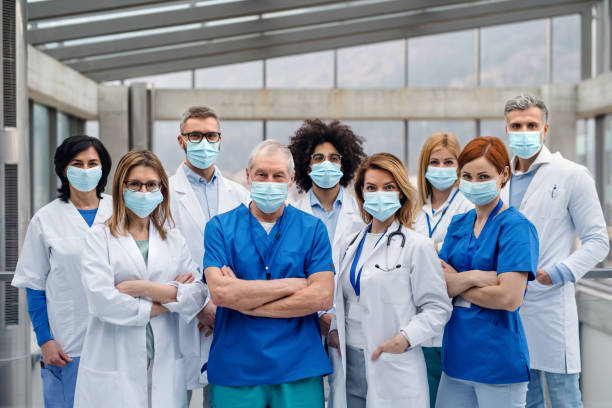
#> input picture Notebooks/images/people/people8.jpg, 612 x 408 px
$ jupyter execute --allow-errors '10. CV. Haar Cascade Classifier.ipynb'
#> lines starting #> are read from the running program, lines starting #| are printed output that depends on the picture; after the words box and inside, x2 and y2 are one past the last pixel; in counts of white or black regions, pixels touching at a corner belong together
# Haar Cascade Classifiers
---

Object Detection using Haar feature-based cascade classifiers is an effective object detection method proposed by Paul Viola and Michael Jones in their paper, "Rapid Object Detection using a Boosted Cascade of Simple Features" in 2001. It is a machine learning based approach where a cascade function is trained from a lot of positive images (images of faces) and negative images (images without faces). It is then used to detect objects in other images.

The algorithm can be explained in four stages:
- Calculating Haar Features
- Creating Integral Images
- Using Adaboost
- Implementing Cascading Classifiers

It’s important to remember that this algorithm requires a lot of positive images of faces and negative images of non-faces to train the classifier, similar to other machine learning models.

### Calculating Haar Features

The first step is to collect the Haar features. A Haar feature is essentially calculations that are performed on adjacent rectangular regions at a specific location in a detection window. The calculation involves summing the pixel intensities in each region and calculating the differences between the sums. Here are some examples of Haar features below.

### Creating Integral Images

Integral images essentially speed up the calculation of these Haar features. Instead of computing at every pixel, it instead creates sub-rectangles and creates array references for each of those sub-rectangles. These are then used to compute the Haar features.

It’s important to note that nearly all of the Haar features will be irrelevant when doing object detection, because the only features that are important are those of the object.

For example, consider the image below. The top row shows two good features. The first feature selected seems to focus on the property that the region of the eyes is often darker than the region of the nose and cheeks. The second feature selected relies on the property that the eyes are darker than the bridge of the nose. But the same windows applied to cheeks or any other place is irrelevant.

However, how do we determine the best features that represent an object from the hundreds of thousands of Haar features? This is where Adaboost comes into play.

### Adaboost training

Adaboost essentially chooses the best features and trains the classifiers to use them. It uses a combination of “weak classifiers” to create a “strong classifier” that the algorithm can use to detect objects.
Weak learners are created by moving a window over the input image, and computing Haar features for each subsection of the image. This difference is compared to a learned threshold that separates non-objects from objects. Because these are “weak classifiers,” a large number of Haar features is needed for accuracy to form a strong classifier.

The final classifier is a weighted sum of these weak classifiers. The paper says even 200 features provide detection with 95% accuracy. Their final setup had around 6000 features. (Imagine a reduction from 160000+ features to 6000 features. That is a big gain).

### Implementing Cascading Classifiers

OpenCV provides a training method (see Cascade Classifier Training) or pretrained models, that can be read using the cv::CascadeClassifier::load method. The pretrained models are located in the data folder in the OpenCV installation or can be found [here](https://github.com/opencv/opencv/tree/4.x/data).

[cell 1]
import numpy as np
import cv2

import matplotlib.pyplot as plt
import math

[cell 2]
face_cascade = cv2.CascadeClassifier('haar_cascades/haarcascade_frontalface_default.xml')
# [4 lines of commented-out code are left out]

[cell 3]
people = cv2.imread('images/people/people8.jpg')
#> people is the input picture: shape (408, 612, 3); mean B, G, R 160.1, 147.8, 138.6

people = cv2.cvtColor(people, cv2.COLOR_BGR2RGB)
people_gray = cv2.cvtColor(people, cv2.COLOR_RGB2GRAY)
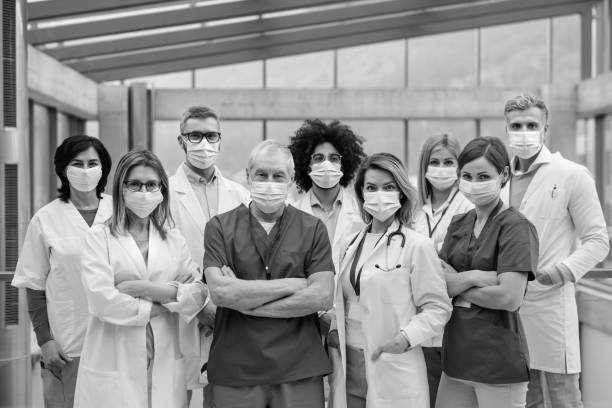
#> people_gray: shape (408, 612); min 0, max 255, mean 146.5

plt.imshow(people_gray, cmap='gray')

[cell 4]
faces = face_cascade.detectMultiScale(people_gray)
#> faces = [[305, 143, 42, 42], [63, 147, 45, 45], [421, 149, 40, 40], [452, 158, 49, 49], [500, 107, 49, 49], [245, 155, 53, 53], [117, 166, 52, 52], [356, 170, 50, 50], [177, 117, 54, 54]]

for (x,y,w,h) in faces:
    center = (x + w//2, y + h//2)
    people_faces = cv2.ellipse(people, center, (w//2, h//2), 0, 0, 360, (255, 0, 255), 4)
#> this loop made 9 passes
#> (x, y, w, h, center) on passes 1 to 9: (305, 143, 42, 42, (326, 164)), (63, 147, 45, 45, (85, 169)), (421, 149, 40, 40, (441, 169)), (452, 158, 49, 49, (476, 182)), (500, 107, 49, 49, (524, 131)), (245, 155, 53, 53, (271, 181)), (117, 166, 52, 52, (143, 192)), (356, 170, 50, 50, (381, 195)), (177, 117, 54, 54, (204, 144))
#> pass 2, `people_faces = cv2.ellipse(people, center, (w//2, h//2), 0, 0, 360, (2..`:
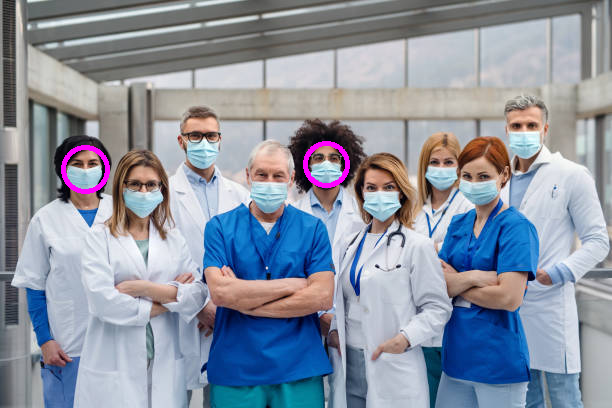
#> people_faces: shape (408, 612, 3); mean R, G, B 139.7, 147.5, 161.2
#> pass 3, `people_faces = cv2.ellipse(people, center, (w//2, h//2), 0, 0, 360, (2..`:
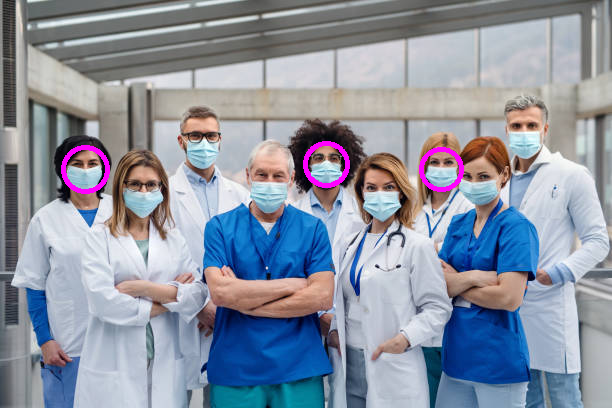
#> people_faces: shape (408, 612, 3); 0.25% of pixels changed, all inside (x1, y1, x2, y2) = (419, 147, 464, 192)
#> after the loop:
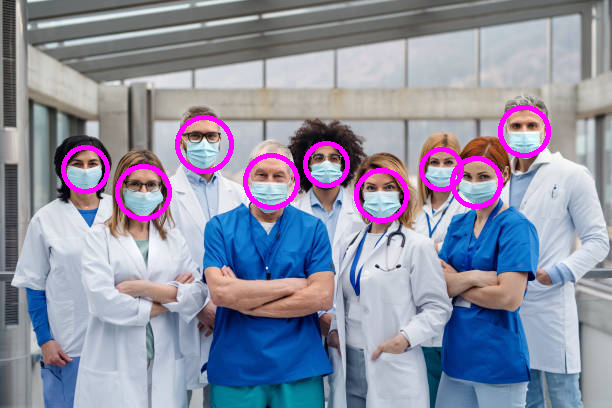
#> people: shape (408, 612, 3); mean R, G, B 142, 144.7, 164
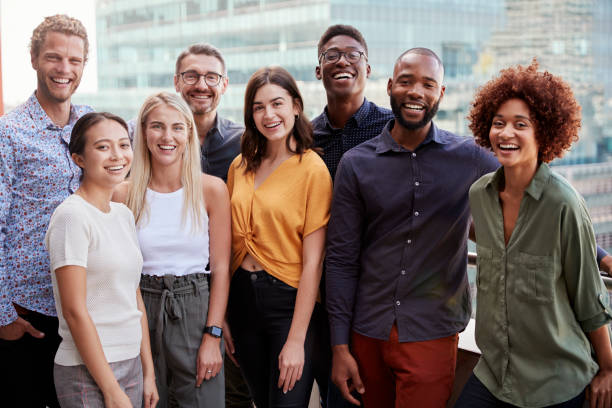
#> input picture Notebooks/images/people/people1.jpg, 612 x 408 px
#> further down, people is the input picture: shape (408, 612, 3); mean B, G, R 109.5, 112.6, 126.8
#> `people_gray = cv2.cvtColor(people, cv2.COLOR_RGB2GRAY)`:
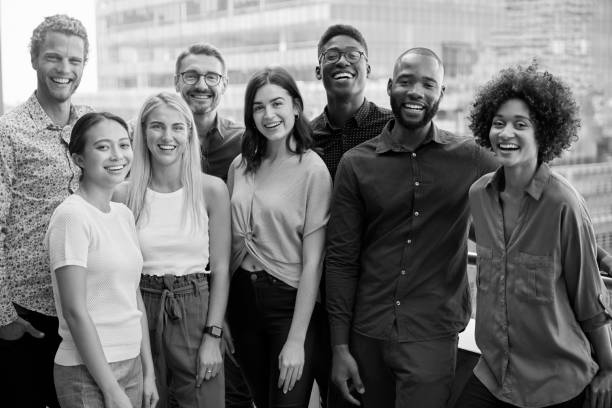
#> people_gray: shape (408, 612); min 0, max 255, mean 116.5

plt.imshow(people_faces)

[cell 5]
people_images = []
people_gray_images = []

f, ax = plt.subplots(2, 4, figsize=(20,10))

#> (the rest of this cell did not finish here and is left out)
